Frame 1 (no input): blank canvas, image omitted
Frame 60 (no input): blank canvas, image omitted
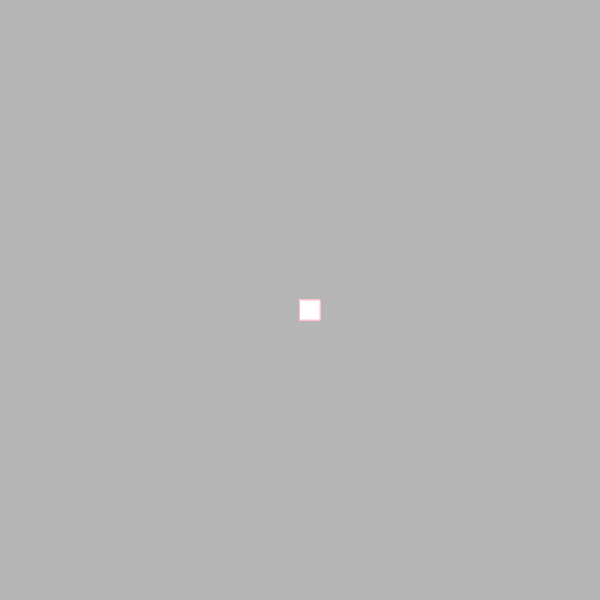
Frame 120 (the mouse pressed at the canvas centre since frame 60)

The p5.js sketch whose frames 1 and 60 were blank and that drew this single picture after the mouse press (run headless with seeded random() and noise() and a simulated clock; from frame 60 on, the mouse is pressed at the canvas centre):

// p5.js sketch
// ── sketch.js
function setup() {
  createCanvas(600, 600);
 background("#9E9E9EC1");}

function draw() {
stroke("pink")
strokeWeight(1); 
 fill("##03A9F4F3")  
 if(mouseIsPressed){
  rect(mouseX,mouseY,20,20);}
}
